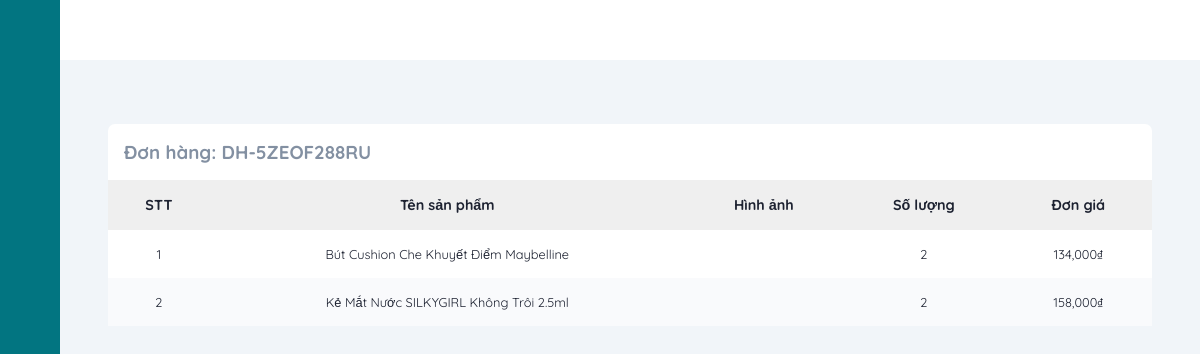
Screenshot of /orderManage/detail/DH-5ZEOF288RU (signed in) with the database file from the repository.
### tables this page shows
CREATE TABLE `order_details` (
  `id` int(11) NOT NULL,
  `orderId` varchar(50) NOT NULL,
  `productId` int(11) NOT NULL,
  `qty` int(11) NOT NULL,
  `productPrice` decimal(10,0) NOT NULL,
  `productName` varchar(255) NOT NULL
);

### mvc/core/ControllerBase.php (called while the page is built, shortened)
<?php
class ControllerBase{
    public function view($view, $data=[]){
        require_once "./mvc/views/".$view.".php";
    }
}
?>

### mvc/controllers/OrderManage.php (called while the page is built, shortened)
<?php
class orderManage extends ControllerBase
{
    public function detail($orderId)
    {
        $orderDetail = $this->model("orderDetailModel");
        $result = $orderDetail->getByorderId($orderId);
        $orderDetailList = $result->fetch_all(MYSQLI_ASSOC);
        $order = $this->model("orderModel");
        $result = $order->getById($orderId);
        $this->view("admin/orderDetail", [
            "headTitle" => "Chi tiết đơn hàng: " . $orderId,
            "orderId" => $orderId,
            "orderDetailList" => $orderDetailList,
            "order" => $result->fetch_assoc()
        ]);
    }
}

### mvc/core/App.php (called while the page is built, shortened)
<?php
class App
{
    protected $action = "Index";
    function __construct()
    {
        $arr = $this->UrlProcess();
        if (file_exists("./mvc/controllers/" . $arr[0] . ".php")) {
            unset($arr[0]);
        }
        $this->controller = new $this->controller;
        if (isset($arr[1])) {
            if (method_exists($this->controller, $arr[1])) {
                $this->action = $arr[1];
            }
            unset($arr[1]);
        }
        $this->params = $arr ? array_values($arr) : [];
        array_push($this->params, $_GET);
        call_user_func_array([$this->controller, $this->action], $this->params);
    }
    function UrlProcess()
    {
        if (isset($_GET["url"])) {
            return explode("/", filter_var(trim($_GET["url"], "/")));
        }
    }
}

### index.php (called while the page is built, shortened)
<?php
$myApp = new App();
?>

### mvc/core/DB.php (called while the page is built, shortened)
<?php
class DB{
    private static $instance = null;
    protected $servername = "localhost";
    protected $username = "root";
    protected $password = "";
    private function __construct(){
        $this->con = mysqli_connect($this->servername, $this->username, $this->password);
    }
    public static function getInstance()
    {
      if(!self::$instance)
      {
        self::$instance = new DB();
      }
      return self::$instance;
    }
}
?>

### mvc/models/OrderDetailModel.php (called while the page is built, shortened)
<?php
class orderDetailModel
{
    private static $instance = null;
    public static function getInstance()
    {
        if (!self::$instance) {
            self::$instance = new orderDetailModel();
        }
        return self::$instance;
    }
    public function getByorderId($orderId)
    {
        $db = DB::getInstance();
        $sql = "SELECT o.id, o.productId, o.qty, o.productPrice, o.productName, p.image as productImage FROM order_details o JOIN products p ON o.productId = p.id WHERE o.orderId='$orderId'";
        $result = mysqli_query($db->con, $sql);
        return $result;
    }
}

### mvc/views/admin/orderDetail.php (the view, shortened to what this page needs)
<?php require APP_ROOT . '/views/admin/inc/head.php'; ?>
<body>
    <?php require APP_ROOT . '/views/admin/inc/sidebar.php'; ?>
    <div class="main-content">
        <main>
            <section class="recent">
                <div class="activity-grid">
                    <div class="activity-card">
                        <h3>Đơn hàng: <?= $data['orderId'] ?></h3>
                        <div class="table-responsive">
                            <table>
                                <thead>
                                    <tr>
                                        <th>STT</th>
                                        <th>Tên sản phẩm</th>
                                        <th>Hình ảnh</th>
                                        <th>Số lượng</th>
                                        <th>Đơn giá</th>
                                    </tr>
                                </thead>
                                <tbody>
                                    <?php
                                    $count = 0;
                                    foreach ($data['orderDetailList'] as $key => $value) {
                                    ?>
                                        <tr>
                                            <td><?= ++$count ?></td>
                                            <td><?= $value['productName'] ?></td>
                                            <td><img class="img-table" src="<?= URL_ROOT . '/public/images/' . $value['productImage'] ?>" alt=""></td>
                                            <td><?= $value['qty'] ?></td>
                                            <td><?= number_format($value['productPrice'], 0, '', ',') ?>₫</td>
                                        </tr>
                                    <?php }
                                    ?>
                                </tbody>
                            </table>
                        </div>
                    </div>
                </div>
            </section>
        </main>
    </div>
</body>
</html>

### public/css/admin.css (style rules this page uses)
:root { --main-color: #027581; --color-dark: #1D2231; --text-grey: #8390A2; }
* { font-family: 'Quicksand', sans-serif; margin: 0; padding: 0; text-decoration: none; list-style-type: none; box-sizing: border-box; }
.main-content { position: relative; margin-left: 240px; transition: margin-left 500ms; }
main { margin-top: 60px; background: #f1f5f9; min-height: 90vh; padding: 1rem 3rem; }
.recent { margin-top: 3rem; margin-bottom: 3rem; }
.activity-grid { display: grid; grid-template-columns: 100% 25%; grid-column-gap: 1.5rem; }
.activity-card, .summary-card, .bday-card { background: #fff; border-radius: 7px; }
.activity-card h3 { color: var(--text-grey); margin: 1rem; }
.activity-card table { width: 100%; border-collapse: collapse; }
.activity-card thead { background: #efefef; text-align: left; }
th, td { font-size: .9rem; padding: 1rem 1rem; color: var(--color-dark); text-align: center; }
td { font-size: .8rem; }
tbody tr:nth-child(even) { background: #f9fafc; }
.table-responsive { overflow-x: auto; }
@media only screen and (max-width: 1200px) { .main-content { margin-left: 60px; } }

### rows the page displays
order_details: productName "Bút Cushion Che Khuyết Điểm Maybelline", qty "2", productPrice "134,000"
order_details: productName "Kẻ Mắt Nước SILKYGIRL Không Trôi 2.5ml", qty "2", productPrice "158,000"

### other values shown
$data['orderId'] "DH-5ZEOF288RU"
